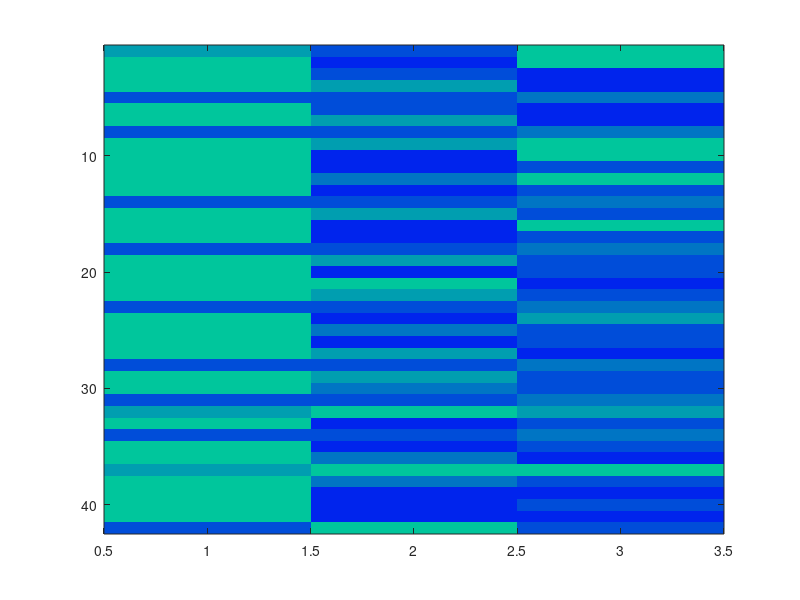

Write the MATLAB code that produced this figure.
%{
Simply put your  into the ftexteild 
str=double('THIS IS YOUR TEXT');
and hit run selection or cntr+enter.

itll come up and save an image as
asdfasdf.png
%}

cd C:\Users\Ian\Documents\MATLAB
%key is a 1x5 double of numbers less then 150 or so
%they key is what people transmit secretly beforehand in person
%and then they send the picture message over the internet.
%i have provided you with a picture and the code-figure it out m8
key=[10 20 30 40 50];

title = 'quinary';
dist=3;






close all;


%str=double('I was once trapped in a muffin,yet i wanted to go and tricycle so bad that all the halloween set my pants on fire, where my cousin was bald and had a chicken body ,he ran in circles around my shoulder while i did bite off rabbet heads smear the blood on him and start chanting things while standing on a banana and screeching like a slaughtered pig, those bloody animals will never stop moving there lawn even in the winter solicitous contest, we would have to drive motorcycles underwater to keep the watches afloat,but while we did that little did we know that a evil pair of sunglasses was sticking down at our fire,and sending trickling coats to our dismay. I gust wanted to jump without limitations.i like my dog eat an anchor, i cant help the can not to do today,but in the world we only kill our lamas to sleep in my doughnut bar with some cyclers eating my shoe. my pants that halloween set on fire burned my legs to a crisp witch set dogs out to find me, i had escaped from jail. My prision mates were embodied souls in witch the hot dog director sucked out there brains and fed them to us again and again. this is in witch we do not everyone but we nothing our escape route. In not sure that anyone will ever understand that the mouse will always shoot hazers at us because we are simple . So the chicken bodies prision mate tackled the hot dog vampire and shouted: all more and all none winch means he wanted abeam care for his pet mutants son in law to go to saturn and burn halloween and Christmas embodiments in one extra large sieving of nachos. Meanwhile my great graft aunt was finding some live lobster hats to eat a giant battle axe showed up and cut the bread for my neighbors house. I wanted too shot him to and he was they guy on my shoulder as well,and the battle between hot dog and chicken had begun when i was in the way. we din''t listen. and my head was severed by the vampire hotdog, so i flew around my body spurting vomit through my cut esophagus. and my head floated and shot sunglasses and halloween out of its eyes and mouth. While i was doming that christmas and the axe and the choking chicken met up and planned how to destroy the try cling coats witch indeed had latex gloves on there heads. their path to victory was short a suddenly christmas met fourth of nachos and set the sky ablaze it was my dog. My pants are still burned to a crisp with then i captured the giant sunglasses and squeezed them into my next cup of joe,which then i did not know was my best friend joe jot grinded into coffee beans beans are yum and i was drinking him write now. little do i need to understand clll that i and we have said and done over the past A50,000,000,000.095986450 years that i have been in jail and that i want a lawyer because halloween died at Christmases hands and my chicken prision mate ate himself,i am again alone in this word for i ate Christmas and the axe, so i flew into my dog the last time i ever will again that i ever wanted too.');
str=double('This is where the text goes to be encoded.');

colormap winter;
bin=dec2base(str, 5, dist);
%x=1;
finbin='';
tmp=cellstr(bin);
for x=1:length(tmp);
	
	holder=tmp(x,1);
	holder=char(holder);
	finbin=[finbin holder];
end
% disp(bin);
x=1;
c=1;
v=1;
ch=1;
leng=length(finbin);

for ch= 1:(leng/dist)
	for x=1:dist
		
		cher=finbin(v);
		v=v+1;
		if cher=='0'
			h(c,x)=key(1);
		end
		if cher=='1'
			h(c,x)=key(2);
		end
		
		if cher=='2'
			h(c,x)=key(3);
		end
		if cher=='3'
			h(c,x)=key(4);
		end
		if cher=='4'
			h(c,x)=key(5);
		end
		x=x+1;
	end
	if x>=dist
		x=1;
		c=c+1;
	end
	if c>length(str)
		c=1;
	end
end

im = image(h);
imwrite(h,winter,[title '.png']);

clearvars -except dist finbin
clear all